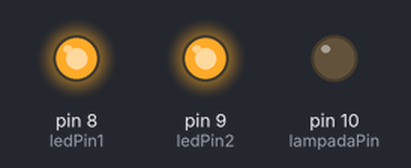
This sketch was run on a simulated Arduino Uno, built with avr-gcc and run on an emulated ATmega328P. On the bench: output pins drawn as LEDs (lit = HIGH).

Above: at 0.2 s.
At 4.0 s:
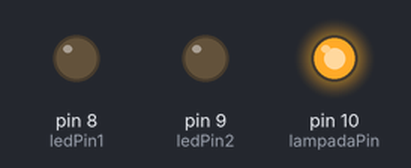
Timing chart, 0 to 5.8 s (numbered marks = the images above):
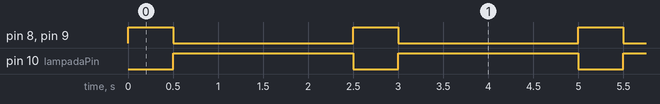

Measured:
- by itself, pin 8 (ledPin1), pin 9 (ledPin2): alternates HIGH for 0.50 s and LOW for 2.0 s
- by itself, pin 10 (lampadaPin): alternates HIGH for 2.0 s and LOW for 0.50 s

The sketch:

lamps_rele.ino
```cpp
// Define o pino de controle da fan
int lampadaPin = 10;
int ledPin1 = 8;
int ledPin2 = 9;

void setup() {
  // Configura o pino de controle como saída
  pinMode(lampadaPin, OUTPUT);
  pinMode(ledPin1, OUTPUT);
  pinMode(ledPin2, OUTPUT);
}

void loop() {
  // Ligar a fan (enviar 1, HIGH)
  digitalWrite(ledPin1, HIGH);
  digitalWrite(ledPin2, HIGH);
  digitalWrite(lampadaPin, LOW);
  delay(500); // Espera por 1 segundo
  digitalWrite(ledPin1, LOW);
  digitalWrite(ledPin2, LOW);
  digitalWrite(lampadaPin, HIGH);
  delay(2000); // Espera por 1 segundo
}
```
